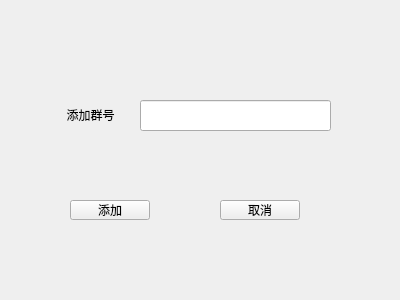
<?xml version="1.0" encoding="UTF-8"?>
<ui version="4.0">
 <class>AddGroup</class>
 <widget class="QWidget" name="AddGroup">
  <property name="geometry">
   <rect>
    <x>0</x>
    <y>0</y>
    <width>400</width>
    <height>300</height>
   </rect>
  </property>
  <property name="windowTitle">
   <string>Form</string>
  </property>
  <widget class="QLabel" name="label">
   <property name="geometry">
    <rect>
     <x>50</x>
     <y>100</y>
     <width>81</width>
     <height>31</height>
    </rect>
   </property>
   <property name="text">
    <string>&lt;html&gt;&lt;head/&gt;&lt;body&gt;&lt;p align=&quot;center&quot;&gt;添加群号&lt;/p&gt;&lt;/body&gt;&lt;/html&gt;</string>
   </property>
  </widget>
  <widget class="QLineEdit" name="lineEdit">
   <property name="geometry">
    <rect>
     <x>140</x>
     <y>100</y>
     <width>191</width>
     <height>31</height>
    </rect>
   </property>
  </widget>
  <widget class="QPushButton" name="addButton">
   <property name="geometry">
    <rect>
     <x>70</x>
     <y>200</y>
     <width>80</width>
     <height>20</height>
    </rect>
   </property>
   <property name="text">
    <string>添加</string>
   </property>
  </widget>
  <widget class="QPushButton" name="cancelButton">
   <property name="geometry">
    <rect>
     <x>220</x>
     <y>200</y>
     <width>80</width>
     <height>20</height>
    </rect>
   </property>
   <property name="text">
    <string>取消</string>
   </property>
  </widget>
 </widget>
 <resources/>
 <connections/>
</ui>
